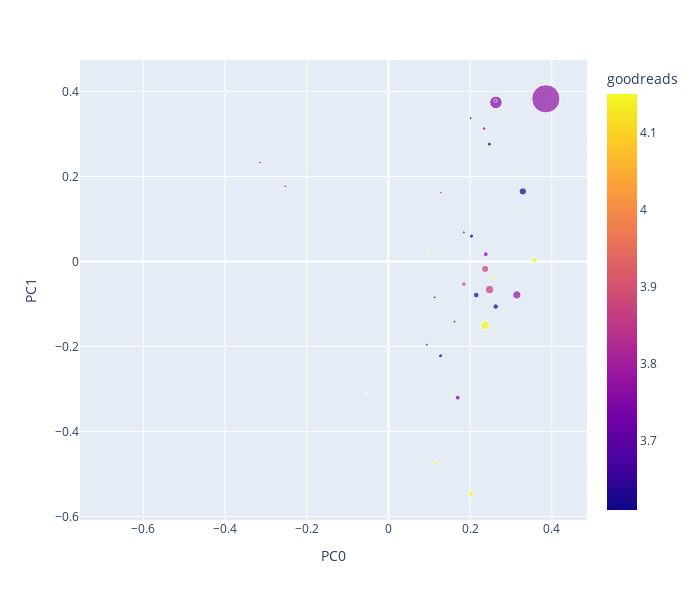

Here is the notebook cell this chart was saved with:
### Code cell
# plot with first two components
pca_plot = pd.DataFrame(phi_pca, index=PHI.index, columns=['PC0', 'PC1'])

# size points based on mean document weight using THETA
pca_plot['mean_doc_weight'] = THETA.mean()

# assign dominant book to each topic
topic_to_book_id = THETA.groupby(BOOK).mean().idxmax()
pca_plot['book_id'] = topic_to_book_id

# join with LIB metadata and TOPIC top terms
pca_plot = pca_plot.join(LIB[['title', 'year', 'goodreads']], on='book_id')
pca_plot = pca_plot.join(TOPICS)

# plot
px.scatter(
    pca_plot.reset_index(), # reset index to make topic_id a column
    x='PC0',
    y='PC1',
    size='mean_doc_weight',
    color='goodreads',
    hover_name='top_terms',
    hover_data=['year', 'goodreads', 'book_id'], 
    height=600,
    width=700
)

### Figure 1 — Plotly figure (JSON) as saved in the notebook; plotly's stock layout.template omitted (floating-point values rounded to 4 significant figures)
{"data": [{"customdata": [[1919, 3.75, "NightAndDay"], [1931, 4.15, "TheWaves"], [1931, 4.15, "TheWaves"], [1927, 3.78, "ToTheLighthouse"], [1927, 3.78, "ToTheLighthouse"], [1941, 3.61, "BetweenTheActs"], [1915, 3.75, "TheVoyageOut"], [1941, 3.61, "BetweenTheActs"], [1941, 3.61, "BetweenTheActs"], [1931, 4.15, "TheWaves"], [1941, 3.61, "BetweenTheActs"], [1931, 4.15, "TheWaves"], [1941, 3.61, "BetweenTheActs"], [1931, 4.15, "TheWaves"], [1931, 4.15, "TheWaves"], [1941, 3.61, "BetweenTheActs"], [1931, 4.15, "TheWaves"], [1915, 3.75, "TheVoyageOut"], [1931, 4.15, "TheWaves"], [1931, 4.15, "TheWaves"], [1919, 3.75, "NightAndDay"], [1931, 4.15, "TheWaves"], [1933, 3.87, "Flush"], [1927, 3.78, "ToTheLighthouse"], [1922, 3.69, "JacobsRoom"], [1933, 3.87, "Flush"], [1937, 3.77, "TheYears"], [1928, 3.86, "Orlando"], [1925, 3.73, "MrsDalloway"], [1931, 4.15, "TheWaves"], [1941, 3.61, "BetweenTheActs"], [1927, 3.78, "ToTheLighthouse"], [1927, 3.78, "ToTheLighthouse"], [1931, 4.15, "TheWaves"], [1931, 4.15, "TheWaves"], [1931, 4.15, "TheWaves"], [1941, 3.61, "BetweenTheActs"], [1931, 4.15, "TheWaves"], [1941, 3.61, "BetweenTheActs"], [1941, 3.61, "BetweenTheActs"]], "hovertemplate": "<b>%{hovertext}</b><br><br>PC0=%{x}<br>PC1=%{y}<br>mean_doc_weight=%{marker.size}<br>year=%{customdata[0]}<br>goodreads=%{marker.color}<br>book_id=%{customdata[2]}<extra></extra>", "hovertext": ["committee said sparrows came come", "aback rapid rang bell range ranged", "eyes said face head change", "boots things come said table", "said trees eyes light sea", "audience play thats chuff looked", "said say did picture let", "kitchen said room cut cat", "said did man dog silence", "green sun light white blue", "said old came time audience", "aback rapid rang bell range ranged", "trees silver fine pacing red", "light rose sun tree shadows", "aback rapid rang bell range ranged", "old man flower turned paper", "said leaves white eyes tree", "read time trees night hand", "aback rapid rang bell range ranged", "aback rapid rang bell range ranged", "think dont mind time life", "come let look make moment", "spaniel door family called dogs", "said old did choose felt", "letters life wrote street come", "came went dog room dogs", "said thought little looked did", "life great say woman come", "darkness sea solitary summer traveller", "blew wind lay corn reddened", "said words trees tree grass", "considering said did yes yes said", "trying deference said trying little man semblance", "aback rapid rang bell range ranged", "bee men inscribed said head", "aback rapid rang bell range ranged", "said little audience pen held", "aback rapid rang bell range ranged", "car aeroplane motor motor car smoke", "water felt view head cold"], "legendgroup": "", "marker": {"color": [3.75, 4.15, 4.15, 3.78, 3.78, 3.61, 3.75, 3.61, 3.61, 4.15, 3.61, 4.15, 3.61, 4.15, 4.15, 3.61, 4.15, 3.75, 4.15, 4.15, 3.75, 4.15, 3.87, 3.78, 3.69, 3.87, 3.77, 3.86, 3.73, 4.15, 3.61, 3.78, 3.78, 4.15, 4.15, 4.15, 3.61, 4.15, 3.61, 3.61], "coloraxis": "coloraxis", "size": [0.003735, 0.0001063, 0.009635, 0.006206, 0.04082, 0.01927, 0.008148, 0.0106, 0.01003, 0.02008, 0.03233, 0.0001063, 0.004873, 0.009924, 0.0001063, 0.004876, 0.01773, 0.01479, 0.0001063, 0.0001063, 0.09363, 0.05099, 0.01313, 0.005752, 0.001773, 0.03235, 0.4756, 0.04359, 0.01441, 0.003095, 0.01806, 0.004492, 0.004625, 0.0001063, 0.004876, 0.0001063, 0.004874, 0.0001063, 0.009948, 0.004874], "sizemode": "area", "sizeref": 0.001189, "symbol": "circle"}, "mode": "markers", "name": "", "orientation": "v", "showlegend": false, "type": "scatter", "x": [0.1284, -0.6855, 0.2535, 0.1845, 0.3143, 0.2149, 0.2344, 0.2033, 0.2472, 0.2028, 0.3289, -0.6855, 0.09391, 0.1152, -0.6855, 0.1617, 0.3568, 0.2383, -0.6855, -0.6855, 0.263, 0.2366, 0.1846, 0.2625, 0.03843, 0.2367, 0.3853, 0.2476, 0.1696, -0.05494, 0.2625, -0.3144, -0.2524, -0.6855, 0.09894, -0.6855, 0.2012, -0.6855, 0.1276, 0.1131], "xaxis": "x", "y": [0.1618, 0.01973, -0.0358, 0.06853, -0.07873, -0.07895, 0.3127, 0.05956, 0.2761, -0.5465, 0.1649, 0.01973, -0.1955, -0.4744, 0.01973, -0.1416, 0.003298, 0.01709, 0.01973, 0.01973, 0.3742, -0.1502, -0.0534, 0.3783, -0.2453, -0.01744, 0.3827, -0.06624, -0.3204, -0.3111, -0.1061, 0.2329, 0.1767, 0.01973, 0.02435, 0.01973, 0.3372, 0.01973, -0.222, -0.08449], "yaxis": "y"}], "layout": {"coloraxis": {"colorbar": {"title": {"text": "goodreads"}}, "colorscale": [[0, "#0d0887"], [0.1111, "#46039f"], [0.2222, "#7201a8"], [0.3333, "#9c179e"], [0.4444, "#bd3786"], [0.5556, "#d8576b"], [0.6667, "#ed7953"], [0.7778, "#fb9f3a"], [0.8889, "#fdca26"], [1, "#f0f921"]]}, "height": 600, "legend": {"itemsizing": "constant", "tracegroupgap": 0}, "margin": {"t": 60}, "width": 700, "xaxis": {"anchor": "y", "autorange": true, "domain": [0, 1], "range": [-0.755, 0.4862], "title": {"text": "PC0"}, "type": "linear"}, "yaxis": {"anchor": "x", "autorange": true, "domain": [0, 1], "range": [-0.6082, 0.474], "title": {"text": "PC1"}, "type": "linear"}}}
